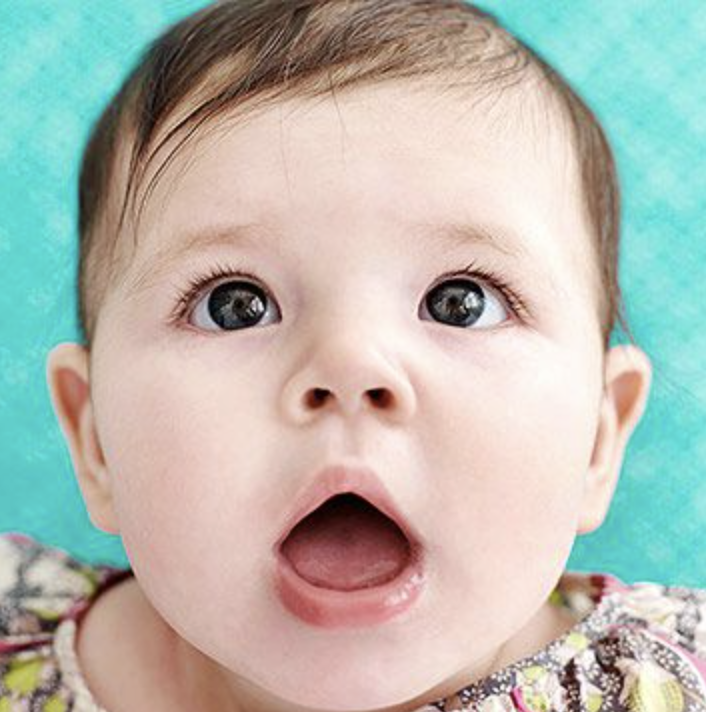
#> input picture week10/과제/baby.png, 706 x 712 px
$ python '[HW]bilateral_filtering.py'
#> lines starting #> are read from the running program, lines starting #| are printed output that depends on the picture
#> `src = cv2.imread('baby.png', cv2.IMREAD_GRAYSCALE)`:
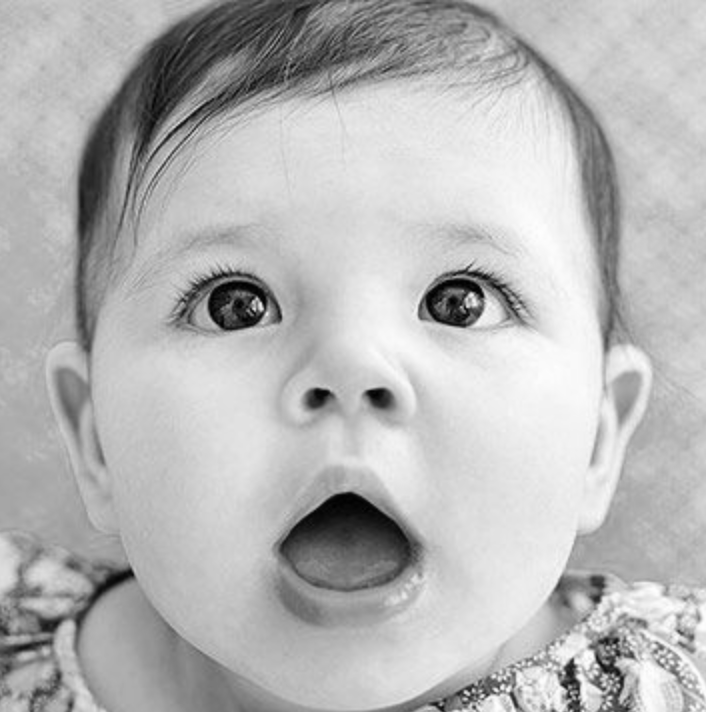
#> src: shape (712, 706); min 0, max 254, mean 182.2
import numpy as np
import cv2
import time


def convert_uint8(src):
    return np.round((((src - src.min()) / (src.max() - src.min())) * 255)).astype(np.uint8)

def my_padding(src, pad_shape, pad_type='zero'):
    (h, w) = src.shape
    (p_h, p_w) = pad_shape
    pad_img = np.zeros((h + 2 * p_h, w + 2 * p_w), dtype=np.float32)
    pad_img[p_h:p_h + h, p_w:p_w + w] = src

    if pad_type == 'repetition':
        print('repetition padding')
        # up
        pad_img[:p_h, p_w:p_w + w] = src[0, :]
        # down
        pad_img[p_h + h:, p_w:p_w + w] = src[h - 1, :]
        # left
        pad_img[:, :p_w] = pad_img[:, p_w:p_w + 1]
        # right
        pad_img[:, p_w + w:] = pad_img[:, p_w + w - 1: p_w + w]
    return pad_img

def my_normalize(src):
    dst = src.copy()
    dst *= 255
    dst = np.clip(dst, 0, 255)
    return dst.astype(np.uint8)

def add_gaus_noise(src, mean=0, sigma=0.1):
#> called with mean = 0, sigma = 0.1
    dst = src / 255
    h, w = dst.shape
#> h = 712; w = 706
    noise = np.random.normal(mean, sigma, size=(h, w))
    dst += noise
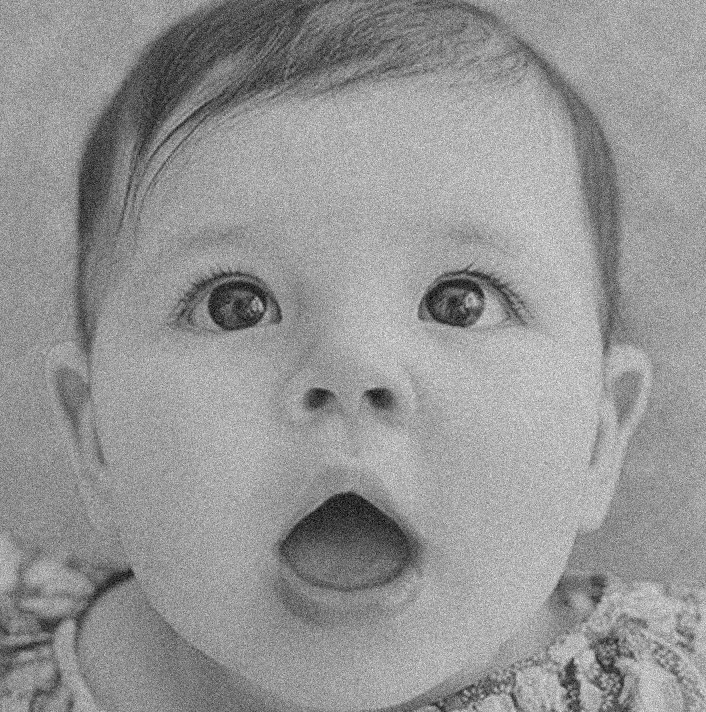
#> dst: shape (712, 706) float64; min -0.271, max 1.41, mean 0.715; drawn with min black and max white
    return dst

def my_bilateral_with_patch(src, fsize, bsize, sigma_xy, sigma_r, pad_type='zero'):
#> called with fsize = 11, bsize = 17, sigma_xy = 5, sigma_r = 0.2, pad_type = 'zero'
    (h, w) = src.shape
#> h = 712; w = 706

    pad_f = fsize // 2
    pad_b = bsize // 2
    pad_total = pad_f + pad_b  # 유사 패치를 찾을 범위
    src_pad = my_padding(src, (pad_total, pad_total), pad_type) # 패딩
#> in my_padding, `pad_img[p_h:p_h + h, p_w:p_w + w] = src`:
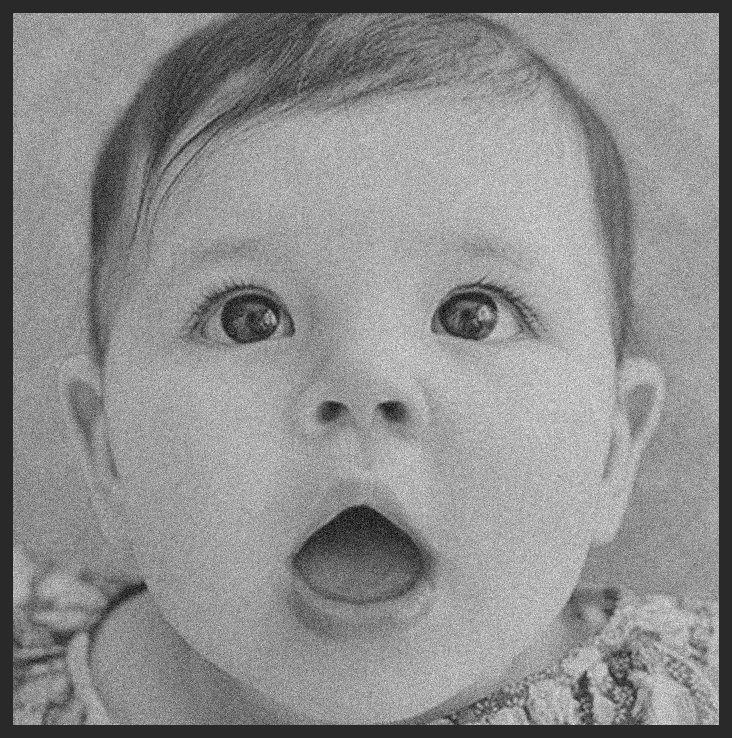
#> pad_img: shape (738, 732) float32; min -0.271, max 1.41, mean 0.665; drawn with min black and max white

    # 계속 사용할 가우시안 커널 미리 계산, 좌우 대칭으로 0,0이 중심이 되도록 -pad부터 +pad까지로 인덱스 설정
    yy, xx = np.mgrid[-pad_f:pad_f + 1, -pad_f:pad_f + 1]
    gaussian_kernel = np.exp(-(xx ** 2 + yy ** 2) / (2 * (sigma_xy ** 2))).astype(np.float32)

    dst = np.zeros((h, w), dtype=np.float32)

    for i in range(h):
        print('\r%d / %d ...' % (i + 1, h), end="")
        for j in range(w):
            # 패딩된 이미지에서 중심 설정 -> 처음 시작이 0,0이 아니라 이미 pad_total에서 시작해야 원본의 0,0과 일치
            ci = i + pad_total
            cj = j + pad_total

            # 내 패치 설정
            my_patch = src_pad[ci - pad_f:ci + pad_f + 1,
                                cj - pad_f:cj + pad_f + 1]

            # 유사 패치 저장할 변수
            best_ssd = np.inf
            sim_patch = None
            sim_center_val = None

            # 유사 패치 찾기 시작
            for si in range(ci - pad_b, ci + pad_b + 1):
                for sj in range(cj - pad_b, cj + pad_b + 1):
                    if si == ci and sj == cj:       # 본인 패치는 스킵
                        continue
                    cand_patch = src_pad[si - pad_f:si + pad_f + 1,
                                         sj - pad_f:sj + pad_f + 1]
                    ssd = np.sum((my_patch - cand_patch) ** 2)
                    if ssd < best_ssd:
                        best_ssd = ssd
                        sim_patch = cand_patch
                        sim_center_val = src_pad[si, sj]

            # 본인 패치 F 계산
            ref_center_val = src_pad[ci, cj]
            range_kernel_ref = np.exp(-((my_patch - ref_center_val) ** 2) /
                                      (2 * (sigma_r ** 2))).astype(np.float32)
            weight_ref = gaussian_kernel * range_kernel_ref
            res_ref = np.sum(weight_ref * my_patch) / np.sum(weight_ref)

            # 가장 유사한 패치 F' 계산
            range_kernel_sim = np.exp(-((sim_patch - sim_center_val) ** 2) /
                                      (2 * (sigma_r ** 2))).astype(np.float32)
            weight_sim = gaussian_kernel * range_kernel_sim
            res_sim = np.sum(weight_sim * sim_patch) / np.sum(weight_sim)

            # (0.2, 0.2) (0.5, 0.5) (0.8, 0.8) (0.8, 0.2) (0.2, 0.8) 해보기
            dst[i, j] = 0.8 * res_ref + 0.2 * res_sim
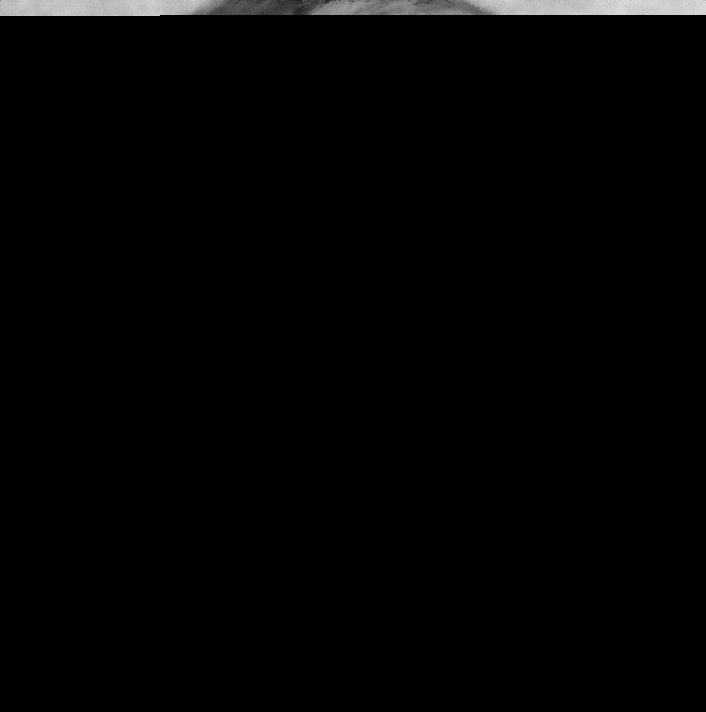
#> dst: shape (712, 706) float32; min 0, max 0.907, mean 0.0133

    print()
    return my_normalize(dst)

if __name__ == '__main__':

    src = cv2.imread('baby.png', cv2.IMREAD_GRAYSCALE)
    np.random.seed(seed=100)

    src_noise = add_gaus_noise(src, mean=0, sigma=0.1)
    start = time.time()
#> (the run stopped early here; a loop or call above may not have finished)
